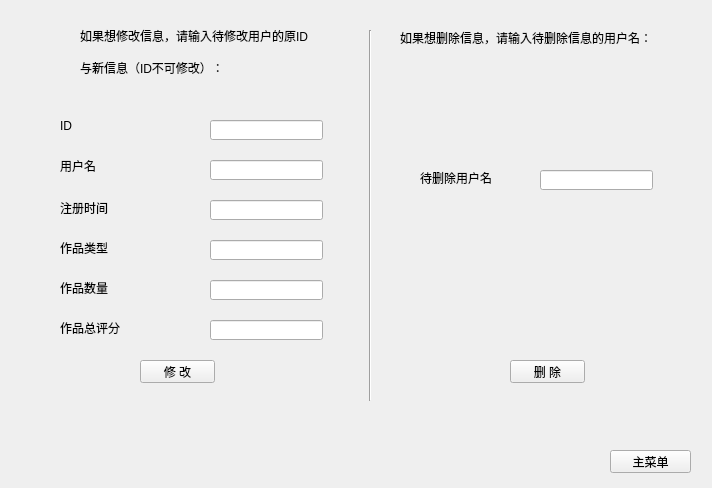
<?xml version="1.0" encoding="UTF-8"?>
<ui version="4.0">
 <class>ModifyWidget</class>
 <widget class="QWidget" name="ModifyWidget">
  <property name="geometry">
   <rect>
    <x>0</x>
    <y>0</y>
    <width>712</width>
    <height>488</height>
   </rect>
  </property>
  <property name="windowTitle">
   <string>Form</string>
  </property>
  <widget class="QPushButton" name="returnButton">
   <property name="geometry">
    <rect>
     <x>610</x>
     <y>450</y>
     <width>81</width>
     <height>23</height>
    </rect>
   </property>
   <property name="text">
    <string>主菜单</string>
   </property>
  </widget>
  <widget class="QPushButton" name="deleteButton">
   <property name="geometry">
    <rect>
     <x>510</x>
     <y>360</y>
     <width>75</width>
     <height>23</height>
    </rect>
   </property>
   <property name="text">
    <string>删 除</string>
   </property>
  </widget>
  <widget class="QPushButton" name="modifyButton">
   <property name="geometry">
    <rect>
     <x>140</x>
     <y>360</y>
     <width>75</width>
     <height>23</height>
    </rect>
   </property>
   <property name="text">
    <string>修 改</string>
   </property>
  </widget>
  <widget class="QLineEdit" name="dusernameLineEdit">
   <property name="geometry">
    <rect>
     <x>540</x>
     <y>170</y>
     <width>113</width>
     <height>20</height>
    </rect>
   </property>
  </widget>
  <widget class="QLabel" name="dusernameLabel">
   <property name="geometry">
    <rect>
     <x>420</x>
     <y>170</y>
     <width>81</width>
     <height>16</height>
    </rect>
   </property>
   <property name="text">
    <string>待删除用户名</string>
   </property>
  </widget>
  <widget class="QLabel" name="workstypeLabel">
   <property name="geometry">
    <rect>
     <x>60</x>
     <y>240</y>
     <width>51</width>
     <height>16</height>
    </rect>
   </property>
   <property name="text">
    <string>作品类型</string>
   </property>
  </widget>
  <widget class="QLabel" name="usernameLabel">
   <property name="geometry">
    <rect>
     <x>60</x>
     <y>160</y>
     <width>54</width>
     <height>12</height>
    </rect>
   </property>
   <property name="text">
    <string>用户名</string>
   </property>
  </widget>
  <widget class="QLabel" name="enrolltimeLabel">
   <property name="geometry">
    <rect>
     <x>60</x>
     <y>200</y>
     <width>61</width>
     <height>16</height>
    </rect>
   </property>
   <property name="text">
    <string>注册时间</string>
   </property>
  </widget>
  <widget class="QLabel" name="worksnumLabel">
   <property name="geometry">
    <rect>
     <x>60</x>
     <y>280</y>
     <width>61</width>
     <height>16</height>
    </rect>
   </property>
   <property name="text">
    <string>作品数量</string>
   </property>
  </widget>
  <widget class="QLabel" name="totalrateLable">
   <property name="geometry">
    <rect>
     <x>60</x>
     <y>320</y>
     <width>71</width>
     <height>16</height>
    </rect>
   </property>
   <property name="text">
    <string>作品总评分</string>
   </property>
  </widget>
  <widget class="QLabel" name="label">
   <property name="geometry">
    <rect>
     <x>80</x>
     <y>20</y>
     <width>351</width>
     <height>31</height>
    </rect>
   </property>
   <property name="text">
    <string>如果想修改信息，请输入待修改用户的原ID</string>
   </property>
  </widget>
  <widget class="QLabel" name="label_2">
   <property name="geometry">
    <rect>
     <x>400</x>
     <y>30</y>
     <width>261</width>
     <height>16</height>
    </rect>
   </property>
   <property name="text">
    <string>如果想删除信息，请输入待删除信息的用户名：</string>
   </property>
  </widget>
  <widget class="QLabel" name="label_3">
   <property name="geometry">
    <rect>
     <x>60</x>
     <y>120</y>
     <width>54</width>
     <height>12</height>
    </rect>
   </property>
   <property name="text">
    <string>ID</string>
   </property>
  </widget>
  <widget class="QLabel" name="label_4">
   <property name="geometry">
    <rect>
     <x>80</x>
     <y>60</y>
     <width>231</width>
     <height>16</height>
    </rect>
   </property>
   <property name="text">
    <string>与新信息（ID不可修改）：</string>
   </property>
  </widget>
  <widget class="Line" name="line">
   <property name="geometry">
    <rect>
     <x>360</x>
     <y>30</y>
     <width>20</width>
     <height>371</height>
    </rect>
   </property>
   <property name="orientation">
    <enum>Qt::Vertical</enum>
   </property>
  </widget>
  <widget class="QLineEdit" name="idLineEdit">
   <property name="geometry">
    <rect>
     <x>210</x>
     <y>120</y>
     <width>113</width>
     <height>20</height>
    </rect>
   </property>
  </widget>
  <widget class="QLineEdit" name="usernameLineEdit">
   <property name="geometry">
    <rect>
     <x>210</x>
     <y>160</y>
     <width>113</width>
     <height>20</height>
    </rect>
   </property>
  </widget>
  <widget class="QLineEdit" name="enrolltimeLineEdit">
   <property name="geometry">
    <rect>
     <x>210</x>
     <y>200</y>
     <width>113</width>
     <height>20</height>
    </rect>
   </property>
  </widget>
  <widget class="QLineEdit" name="workstypeLineEdit">
   <property name="geometry">
    <rect>
     <x>210</x>
     <y>240</y>
     <width>113</width>
     <height>20</height>
    </rect>
   </property>
  </widget>
  <widget class="QLineEdit" name="worksnumLineEdit">
   <property name="geometry">
    <rect>
     <x>210</x>
     <y>280</y>
     <width>113</width>
     <height>20</height>
    </rect>
   </property>
  </widget>
  <widget class="QLineEdit" name="totalrateLineEdit">
   <property name="geometry">
    <rect>
     <x>210</x>
     <y>320</y>
     <width>113</width>
     <height>20</height>
    </rect>
   </property>
  </widget>
 </widget>
 <resources/>
 <connections/>
</ui>
